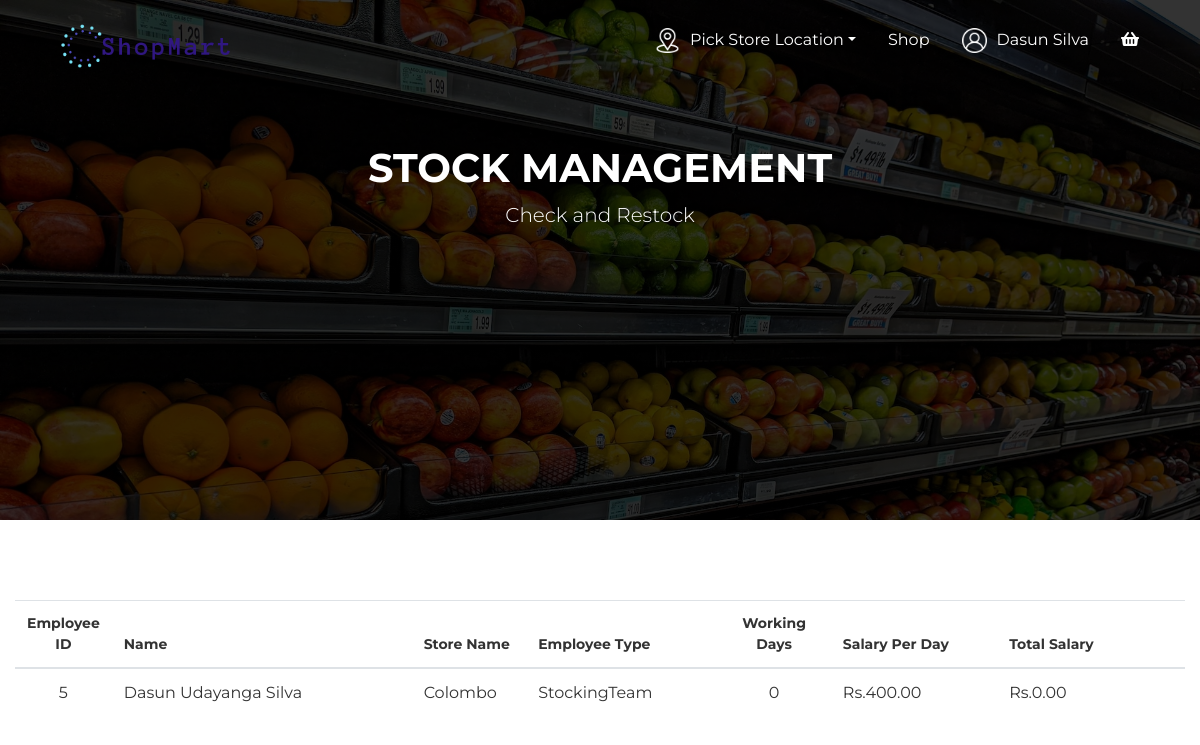
Screenshot of /empSalary.php (signed in) with the database file from the repository.
### tables this page shows
CREATE TABLE `employee` (
  `Employee_ID` int(11) NOT NULL,
  `EmployeePhoneNumber` varchar(15) DEFAULT NULL,
  `EmployeeAddress` varchar(50) NOT NULL,
  `FirstName` varchar(20) NOT NULL,
  `MiddleName` varchar(20) DEFAULT NULL,
  `LastName` varchar(20) NOT NULL,
  `storeID` int(11) DEFAULT NULL,
  `Username` varchar(255) NOT NULL,
  `Password` varchar(255) NOT NULL,
  `EmployeeType` varchar(30) NOT NULL,
  `EmployeeWorkingDays` int(11) NOT NULL
);

CREATE TABLE `store` (
  `storeID` int(11) NOT NULL,
  `storeName` varchar(20) NOT NULL
);

CREATE TABLE `employee_type_salary` (
  `EmployeeType` varchar(20) NOT NULL,
  `EmployeeSalaryPerDay` int(11) NOT NULL
);

### empSalary.php (the view, shortened to what this page needs)
<!DOCTYPE html>
<html>
<head>
    <link href="assets/fonts/sb-bistro/sb-bistro.css" rel="stylesheet" type="text/css">
    <link href="assets/fonts/font-awesome/font-awesome.css" rel="stylesheet" type="text/css">
    <link rel="stylesheet" type="text/css" media="all" href="assets/packages/bootstrap/bootstrap.css">
    <link rel="stylesheet" type="text/css" media="all" href="assets/packages/o2system-ui/o2system-ui.css">
    <link rel="stylesheet" type="text/css" media="all" href="assets/packages/owl-carousel/owl-carousel.css">
    <link rel="stylesheet" type="text/css" media="all" href="assets/packages/cloudzoom/cloudzoom.css">
    <link rel="stylesheet" type="text/css" media="all" href="assets/packages/thumbelina/thumbelina.css">
    <link rel="stylesheet" type="text/css" media="all" href="assets/packages/bootstrap-touchspin/bootstrap-touchspin.css">
    <link rel="stylesheet" type="text/css" media="all" href="assets/css/theme.css">
</head>
<body>
    <?php
        $host = "localhost";
        $username = "root";
        $password = "";
        $database = "shopmart";
        $conn = mysqli_connect($host, $username, $password, $database);
        $getEmployeeInfo = "SELECT Employee_ID, FirstName, MiddleName, LastName, storeID , EmployeeType, EmployeeWorkingDays FROM employee";
        $resultEmpInfo = mysqli_query($conn, $getEmployeeInfo);
    ?>
	<?php
    $UserName = isset($_SESSION['UserName']) ? $_SESSION['UserName'] : '';
    $FirstName = isset($_SESSION['FirstName']) ? $_SESSION['FirstName'] : '';
    $LastName = isset($_SESSION['LastName']) ? $_SESSION['LastName'] : '';
    $userRole = isset($_SESSION['userRole']) ? $_SESSION['userRole'] : '';
    ?>
    <div class="page-header">
        <nav class="navbar fixed-top navbar-expand-md navbar-dark bg-transparent" id="page-navigation">
            <div class="container">
                <a href="index.php" class="navbar-brand">
                    <img src="assets/img/logo_transparent.png" alt="">
                </a>
                <?php
                if(empty($UserName)){
                    echo '
                        <div class="collapse navbar-collapse" id="navbarcollapse">
                            <ul class="navbar-nav ml-auto">
                                <li class="nav-item">
                                    <a href="register.php" class="nav-link">Register</a>
                                </li>
                                <li class="nav-item">
                                    <a href="login.php" class="nav-link">Login</a>
                                </li>
                            </ul>
                        </div>';
                } else if($userRole == "Customer"){
                    echo '
                    <div class="collapse navbar-collapse" id="navbarcollapse">
                        <ul class="navbar-nav ml-auto">
                            <li class="nav-item dropdown">
                                <a class="nav-link location-toggle" href="#" id="navbarDropdown" role="button" data-toggle="dropdown" aria-haspopup="true" aria-expanded="false">
                                    <div class="location-img">
                                        <img src="assets/img/location.png">
                                        <p>Pick Store Location</p>
                                    </div>
                                </a>
                                <div class="dropdown-menu" aria-labelledby="navbarDropdown">';
                    echo       '</div>
                            </li>
                            <li class="nav-item">
                                <a href="shop.php" class="nav-link">Shop</a>
                            </li>
                            <li class="nav-item dropdown">
                                <a class="nav-link dropdown-toggles" href="javascript:void(0)" id="navbarDropdown" role="button" data-toggle="dropdown" aria-haspopup="true" aria-expanded="false" style = "display: flex; align-items:baseline;"  >
                                    <div style = "display:flex"><div class="avatar-header" style="margin-right: 10px;"><img src="assets/img/user.png"></div>';
                                    echo '<p> '. $FirstName . ' ' . $LastName . '</p></div>';
                                    echo '</a>
                                    <div class="dropdown-menu" aria-labelledby="navbarDropdown">
                                        <a class="dropdown-item" href="transaction.php">Transactions History</a>
                                        <a class="dropdown-item" href="setting.php">Settings</a>
                                        <a class="dropdown-item" href="logout.php">Logout</a>
                                    </div>
                                </li>
                                <li class="nav-item dropdown">
                                    <a href="javascript:void(0)" class="nav-link dropdown-toggles" data-toggle="dropdown" aria-haspopup="true" aria-expanded="false">
                                        <i class="fa fa-shopping-basket"></i> <span class="badge badge-primary"></span>
                                    </a>
                                    <div class="dropdown-menu shopping-cart">
                                        <ul>
                                            <li>
                                                <div class="drop-title">Your Cart</div>
                                            </li>
                                            <li>
                                                <div class="shopping-cart-list">';
                                echo '</div>
                                    </li>
                                    <li>
                                        <div class="drop-title d-flex justify-content-between">
                                            <span>Total:</span>';
                                echo '</div>
                                    </li>
                                    <li class="d-flex justify-content-between pl-3 pr-3 pt-3">
                                        <a href="cart.php" class="btn btn-secondary">View Cart</a>
                                        <a href="checkout.php" class="btn btn-primary">Checkout</a>
                                    </li>
                                </ul>
                                </div>
                                </li>
                                </ul>
                                </div>';
                }
                ?>
            </div>
        </nav>
    </div>
    <div id="page-content" class="page-content">
        <div class="banner">
            <div class="jumbotron jumbotron-bg text-center rounded-0 cover-img">
                <div class="container">
                    <h1 class="pt-5">
                        Stock Management
                    </h1>
                    <p class="lead">
                        Check and Restock
                    </p>
                </div>
            </div>
        </div>
        <section id="cart">
            <div class="container" style = "max-width:1300px;">
                <div class="row">
                    <div class="col-md-12">
                        <div class="table-responsive">
                            <form action="empMark.php" method="POST">
                                <table class="table">
                                    <thead>
                                        <tr>
                                            <th width="5%" style = "text-align:center;">Employee ID</th>
                                            <th width="28%">Name</th>
                                            <th width ="10%">Store Name</th>
                                            <th width ="17%">Employee Type</th>
                                            <th width="10%" style = "text-align:center;">Working Days</th>
                                            <th width="15%">Salary Per Day</th>
                                            <th width="15%">Total Salary</th>
                                            <th></th>
                                        </tr>
                                    </thead>
                                    <tbody>
                                        <?php
                                        if ($resultEmpInfo->num_rows > 0) {
                                            while ($row = $resultEmpInfo->fetch_assoc()) {
                                                $empId = $row['Employee_ID'];
                                                $firstName = $row['FirstName'];
                                                $middleName = $row['MiddleName'];
                                                $lastName = $row['LastName'];
                                                $storeID = $row['storeID'];
                                                $host = "localhost";
                                                $username = "root";
                                                $password = "";
                                                $database = "shopmart";
                                                $conn = mysqli_connect($host, $username, $password, $database);
                                                $getStoreName = "SELECT storeName from store WHERE storeID = '$storeID'";
                                                $storeNameResult = mysqli_query($conn, $getStoreName);
                                                $tempStoreName = mysqli_fetch_assoc($storeNameResult)['storeName'];
                                                $employeeType = $row['EmployeeType'];
                                                $getEmployeeTypeInfo = "SELECT EmployeeSalaryPerDay FROM employee_type_salary WHERE EmployeeType = '$employeeType'";
                                                $resultEmpTypeInfo = mysqli_query($conn, $getEmployeeTypeInfo);
                                                $employeeSalaryPerDay = $resultEmpTypeInfo->fetch_assoc()['EmployeeSalaryPerDay'];
                                                $employeeWorkingDays = $row['EmployeeWorkingDays'];
                                                $totalSalary = $employeeSalaryPerDay * $employeeWorkingDays;
                                                echo '<tr>';
                                                echo '<td style="vertical-align: middle; font-size: 16px; text-align:center;">';
                                                echo $empId;
                                                echo '</td>';
                                                echo '<td style="vertical-align: middle; font-size: 16px;">';
                                                echo $firstName . ' ' . $middleName . ' ' . $lastName . ' <br>';
                                                echo '<td style="vertical-align: middle; font-size: 16px;">';
                                                echo $tempStoreName;
                                                echo '</td>';
                                                echo '<td style="vertical-align: middle; font-size: 16px;">';
                                                echo $employeeType;
                                                echo '</td>';
                                                echo '<td style="vertical-align: middle; font-size: 16px;  text-align:center;">';
                                                echo $employeeWorkingDays;
                                                echo '</td>';
                                                echo '<td style="vertical-align: middle; font-size: 16px;">';
                                                echo 'Rs.' .$employeeSalaryPerDay. '.00';
                                                echo '</td>';
                                                echo '<td style="vertical-align: middle; font-size: 16px;">';
                                                echo 'Rs.' .$totalSalary.'.00';
                                                echo '</td>';
                                                echo '</tr>';
                                            }
                                        }
                                        ?>
                                    </tbody>
                                </table>
                            </form>
                        </div>
                    </div>
                </div>
            </div>
        </section>
</body>
</html>

### assets/packages/o2system-ui/o2system-ui.css (style rules this page uses)
.bg-transparent { background:transparent !important;box-shadow:none }
body { color:#333;font-size:14px;font-family:"Oxygen", "Helvetica Neue", Arial, sans-serif }
a { text-decoration:none !important;outline:0 !important }
.jumbotron { padding:4rem }
.jumbotron.jumbotron-bg { background-size:cover;color:#FFF }

### assets/css/theme.css (style rules this page uses)
body { color: #333333; font-size: 14px; font-family: "Montserrat", "Helvetica Neue", Arial, sans-serif; background: #fff; }
h1, h2, h3, h4, h5, h6 { text-transform: uppercase !important; font-weight: 700 !important; }
section { padding: 80px 0; }
.page-header .navbar .navbar-brand img { height: 70px; }
.page-header .navbar .navbar-nav .nav-link { color: #FFF; font-size: 1rem; padding-right: 1rem; padding-left: 1rem; }
.location-img { display: flex; flex-direction: row; }
.location-img img { width: 25px; height: 25px; overflow: hidden; display: inline; margin-right: 10px; }
.page-header .navbar .avatar-header { width: 25px; height: 25px; overflow: hidden; display: inline-table; }
.page-header .navbar .avatar-header img { width: 100%; height: auto; }
.avatar-header { margin-right: 5px; }
.cover-img { height: 65vh; background-image: linear-gradient(to right, rgba(0, 0, 0, 0.8), rgba(0, 0, 0, 0.8)), url(../img/cover.jpg); background-size: cover; }
.banner .jumbotron { margin-bottom: 0; }
.banner .jumbotron .container { position: relative; z-index: 5; }
.pt-5 { padding-top: 5rem !important; }
.location-toggle p::after { display: inline-block; width: 0; height: 0; margin-left: 0.255em; vertical-align: 0.255em; content: ""; border-top: 0.3em solid; border-right: 0.3em solid transparent; border-bottom: 0; border-left: 0.3em solid transparent; }

### rows the page displays
employee: Employee_ID "5", FirstName "Dasun", MiddleName "Udayanga", LastName "Silva", storeID.storeName "Colombo", EmployeeType "StockingTeam", EmployeeWorkingDays "0", employee_type_salary.EmployeeSalaryPerDay "400", EmployeeWorkingDays.EmployeeSalaryPerDay "0"

### other values shown
$FirstName "Dasun"
$LastName "Silva"
